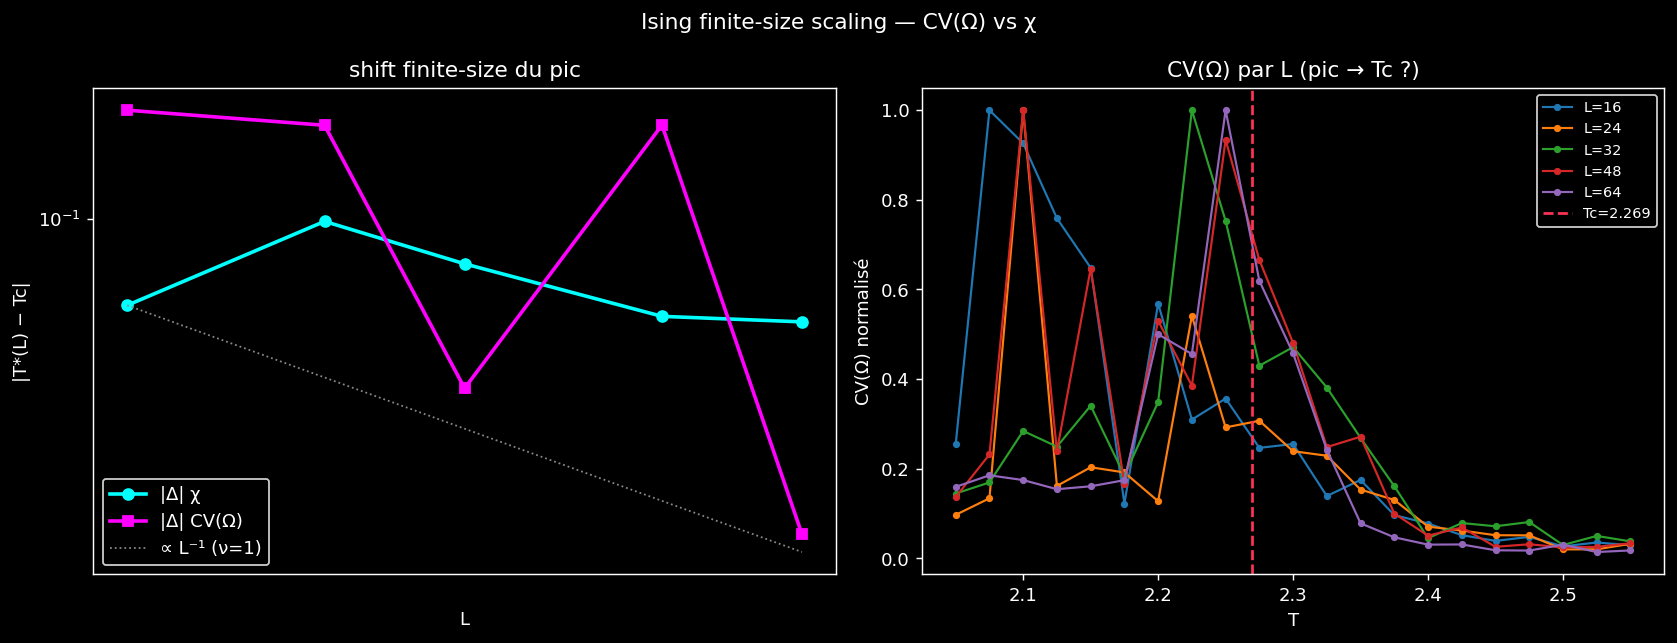

Reproduce this figure in Python.
"""#9 — Finite-size scaling : CV(Ω) vs χ pour localiser Tc.

Théorie : le pic de χ se déplace T*(L) − Tc ~ L^{−1/ν} (ν=1 Ising 2D), donc
χ converge vers Tc par le haut en ~1/L. Question : CV(Ω) = std(Ω)/⟨|Ω|⟩
converge-t-il PLUS VITE (shift plus petit), validant son avantage finite-size ?

Pour chaque L : sweep T fin autour de Tc, n_real réalisations indépendantes/T.
Pic localisé par interpolation parabolique sub-grille (résolution < spacing).
"""
import sys
import os
import json
import time
import numpy as np
import matplotlib.pyplot as plt

sys.path.insert(0, os.path.dirname(os.path.dirname(os.path.abspath(__file__))))

from systems.ising2d import simulate
from xi.interaction import o_information
from xi.hierarchy import rg_blocks
from xi.edge import susceptibility


def parabolic_peak(x, y):
    """Localisation sub-grille du maximum par parabole sur 3 points (spacing uniforme)."""
    y = np.asarray(y)
    i = int(np.argmax(y))
    if i == 0 or i == len(y) - 1:
        return x[i]
    y0, y1, y2 = y[i - 1], y[i], y[i + 1]
    denom = y0 - 2 * y1 + y2
    if abs(denom) < 1e-12:
        return x[i]
    dx = x[i + 1] - x[i]
    return x[i] - 0.5 * dx * (y2 - y0) / denom


def run(
    L_list=(16, 24, 32, 48, 64),
    T_min=2.05,
    T_max=2.55,
    n_T=21,
    n_real=12,
    block_size=2,
    seed0=31,
    outdir=None,
):
    if outdir is None:
        outdir = os.path.dirname(os.path.abspath(__file__))
    Tc = 2.0 / np.log(1.0 + np.sqrt(2.0))
    T_values = np.linspace(T_min, T_max, n_T)

    print(f"Finite-size scaling | L={list(L_list)} | {n_real} réal/T | Tc={Tc:.4f}\n")
    rng_master = np.random.default_rng(seed0)

    peak_chi_L = {}
    peak_cv_L = {}
    curves = {}

    t0 = time.time()
    for L in L_list:
        # équilibration plus longue pour grands L
        n_equil = max(1000, 20 * L)
        n_sample = 120
        sample_gap = 4
        chi = np.zeros(n_T)
        cv = np.zeros(n_T)
        for i, T in enumerate(T_values):
            o_list, chi_list = [], []
            for r in range(n_real):
                seed = int(rng_master.integers(0, 2 ** 31))
                snaps = simulate(L=L, T=float(T), n_equil=n_equil,
                                 n_sample=n_sample, sample_gap=sample_gap, seed=seed)
                mags = np.array([s.mean() for s in snaps])
                chi_list.append(susceptibility(mags, T, L * L))
                blocks = np.concatenate([rg_blocks(s, block_size) for s in snaps], axis=0)
                b01 = ((blocks + 1) // 2).astype(np.int8)
                o_list.append(o_information(b01))
            chi[i] = np.mean(chi_list)
            o_arr = np.array(o_list)
            cv[i] = o_arr.std() / (np.abs(o_arr).mean() + 1e-9)
        pc = parabolic_peak(T_values, chi)
        pcv = parabolic_peak(T_values, cv)
        peak_chi_L[L] = pc
        peak_cv_L[L] = pcv
        curves[L] = {"chi": chi.tolist(), "cv": cv.tolist()}
        print(f"  L={L:>3} | peak χ T*={pc:.4f} (Δ={pc-Tc:+.4f}) | "
              f"peak CV T*={pcv:.4f} (Δ={pcv-Tc:+.4f})")
    print(f"\nsim {time.time()-t0:.1f}s")

    Ls = np.array(L_list, dtype=float)
    dchi = np.array([peak_chi_L[L] - Tc for L in L_list])
    dcv = np.array([peak_cv_L[L] - Tc for L in L_list])

    print(f"\n{'L':>4} | {'Δχ':>8} | {'ΔCV':>8}")
    for L in L_list:
        print(f"{L:>4} | {peak_chi_L[L]-Tc:>+8.4f} | {peak_cv_L[L]-Tc:>+8.4f}")
    print(f"\nmean |Δχ| = {np.abs(dchi).mean():.4f} | mean |ΔCV| = {np.abs(dcv).mean():.4f}")
    better = np.abs(dcv).mean() < np.abs(dchi).mean()
    print(f"CV(Ω) shift plus petit que χ : "
          f"{'✓ OUI — avantage finite-size confirmé' if better else '✗ non'}")

    fig, axes = plt.subplots(1, 2, figsize=(13, 5))
    ax = axes[0]
    ax.plot(Ls, np.abs(dchi), "o-", color="#00ffff", lw=2, label="|Δ| χ")
    ax.plot(Ls, np.abs(dcv), "s-", color="#ff00ff", lw=2, label="|Δ| CV(Ω)")
    # référence L^-1 (ν=1 Ising)
    ref = np.abs(dchi)[0] * Ls[0] / Ls
    ax.plot(Ls, ref, ":", color="#888888", lw=1, label="∝ L⁻¹ (ν=1)")
    ax.set_xlabel("L", color="white")
    ax.set_ylabel("|T*(L) − Tc|", color="white")
    ax.set_title("shift finite-size du pic", color="white")
    ax.legend(facecolor="black", labelcolor="white", edgecolor="white")
    ax.set_xscale("log")
    ax.set_yscale("log")

    ax = axes[1]
    for L in L_list:
        cvc = np.array(curves[L]["cv"])
        ax.plot(T_values, cvc / cvc.max(), "o-", lw=1.2, ms=3, label=f"L={L}")
    ax.axvline(Tc, color="#ff3355", ls="--", label=f"Tc={Tc:.3f}")
    ax.set_xlabel("T", color="white")
    ax.set_ylabel("CV(Ω) normalisé", color="white")
    ax.set_title("CV(Ω) par L (pic → Tc ?)", color="white")
    ax.legend(facecolor="black", labelcolor="white", edgecolor="white", fontsize=8)

    for ax in axes:
        ax.set_facecolor("black")
        ax.tick_params(colors="white")
        for sp in ax.spines.values():
            sp.set_color("white")
    fig.patch.set_facecolor("black")
    fig.suptitle("Ising finite-size scaling — CV(Ω) vs χ", color="white")
    plt.tight_layout()
    png = os.path.join(outdir, "ising_scaling_L.png")
    plt.savefig(png, dpi=130, facecolor="black", bbox_inches="tight")
    print(f"saved {png}")

    out = {
        "Tc": Tc, "L_list": list(L_list), "T": T_values.tolist(),
        "peak_chi": {str(L): float(peak_chi_L[L]) for L in L_list},
        "peak_cv": {str(L): float(peak_cv_L[L]) for L in L_list},
        "delta_chi": dchi.tolist(), "delta_cv": dcv.tolist(),
        "curves": {str(L): curves[L] for L in L_list},
        "cv_better": bool(better),
    }
    with open(os.path.join(outdir, "ising_scaling_L.json"), "w") as f:
        json.dump(out, f, indent=2)
    print(f"saved {os.path.join(outdir, 'ising_scaling_L.json')}")
    return out


if __name__ == "__main__":
    run()
